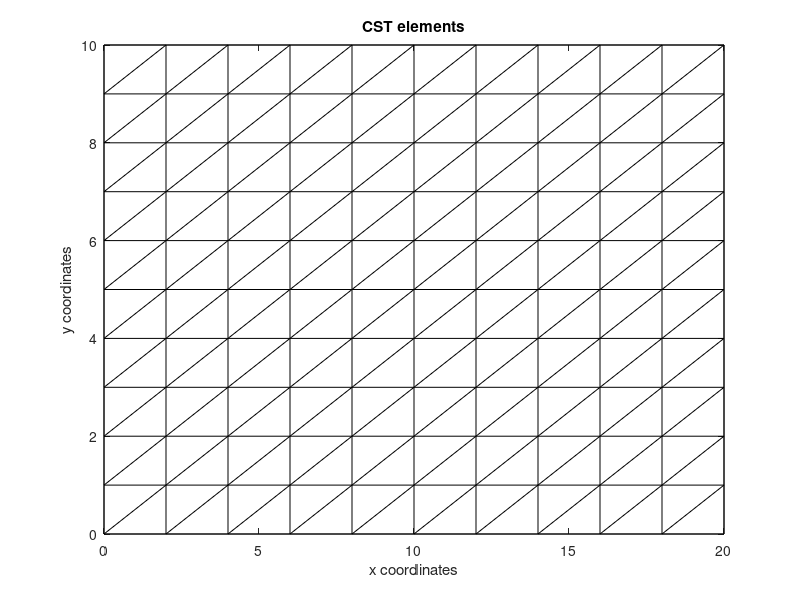

This chart was generated by the following MATLAB code: (Note: this script raises an error after producing the figure.)
% ---
% jupyter:
%   jupytext:
%     formats: ipynb,m:percent
%     text_representation:
%       extension: .m
%       format_name: percent
%       format_version: '1.3'
%       jupytext_version: 1.17.2
%   kernelspec:
%     display_name: Matlab
%     language: matlab
%     name: matlab
% ---

% %% [markdown]
% # A Finite Element Solution for a plate with MATLAB code asumming plane stress. 

% %% [markdown]
% The problem is show in the figure 6-16. 

% %% [markdown]
% ![Figure 1](figure1.JPG)

% %% [markdown]
% This problem comes from the chapter 6.5 of the book: *A firts Course in the Finite Element Method* written by Daryl L. Logan. In this 
% chapter a solution is make by subdivided the plate in two CST. The purpose of this project is to make a code that can performed more divisions. 

% %% [markdown]
% ## Input Variables

% %% [markdown]
% Here you can change the variables. 

% %%
% Geometry definition 

%The mesh is divided in n_x*n_y squares, n_x division in the x direction and n_y divisions in the y direction. 
%At each rectangle the CST is generated joining the lower-left node with the upper-right node of the rectangle. 

t = 1; % in
E = 30*10^6; %psi
v = 0.3; 
n_x = 10; 
n_y = 10;
%For each element there are additional divisions to calculate the internal stresses and strains
n_element_x = 5; 
n_element_y = 5;
x0 = 0;
y0 = 0;
x1 = 20;
y1 = 10; 
%Surface Forces
p = 1000; %Asumming that positive values are for traction and negative values for comprension 
%At the end of the code is observed a graphic of deformation of the nodes, with the following variable you can change the displacement scale in order 
% to see the difference between the original nodes and the displaced nodes more clearly. 
displacement_scale = 1000;


% %% [markdown]
% ## Important notes of the FEM with CST elements

% %% [markdown]
% - When a large number of CST elements is considered, the model becomes stiffer than it should be. At the following section, the displacement in $x$ and the strain in $x$ as a single element model are shown. It can be observed that for large $n$ values such as 20 or 25 CST elements, the displacement in $x$ and the strain in $x$ are lower than the solution with the single-element model.
% - It is recommended to use 10 divisions in x and y to have an accurate solution.

% %% [markdown]
% ## Solution as approximation of one element 

% %% [markdown]
% If one element is used, the displacement is going to be:
% $$
% \delta = \frac{P L}{E A}
% $$
% This result can be used to compare the values of the CST method with one element method. This value is situable for displacements in $x$ ($U_{xy}$) in the graphics. 

% %%
A = (y1-y0)*t;
L = (x1-x0);
displacement_x_one_element = p*A*L/(E*A);
displacement_x_one_element

% %% [markdown]
% The strain is equal to: 
% $$
% \epsilon = \frac{\delta}{L}
% $$
% This value is situable for strain in x ($\epsilon_{x}$) in the graphics.  

% %%
strain_x_one_element = displacement_x_one_element/L; 
strain_x_one_element

% %% [markdown]
% ## Solution as approximation of FEM with CST elements 

% %% [markdown]
% The following approach to solve the problem is with Constant Strain Triangles (CST). Plane stress were assumed so the stresses in the z direction are cero.
%
% The following image shows the CST mesh for this assembly.

% %%
%This code is to divided the plate in x and y. It must be performed once and it is valid for all the code. 
x = linspace(x0,x1,n_x+1); 
y = linspace(y0,y1,n_y+1); 
%-------------------------------------------------%
if (n_x<=25) || (n_y<=25)
    [X_gr, Y_gr] = meshgrid(x,y);
    % Horizontal lines 
    for i = 1:size(X_gr,1)
        plot(X_gr(i,:),Y_gr(i,:),'k');
        hold on
    end
    % Vertical lines 
    for j = 1:size(X_gr,2)
        plot(X_gr(:,j),Y_gr(:,j),'k');
        hold on
    end
    % Diagonal lines 
    for i = 1:(size(X_gr,1)-1)
        for j = 1:(size(X_gr,2)-1)
            x0 = X_gr(i,j);
            x1 = X_gr(i+1,j+1);
            y0 = Y_gr(i,j);
            y1 = Y_gr(i+1,j+1);
            x_point = [x0,x1];
            y_point = [y0,y1];
            plot(x_point, y_point, 'k');
            hold on
        end
    end
    title('CST elements');
    xlabel('x coordinates');
    ylabel('y coordinates');
    ax = gca;
    ax.TickLength = [0 0];
else
    disp('The image of CST elements can be shown only if n_x <= 25 and n_y <= 25.');
    disp('n_x are number of divisions in x and n_y are number or divisions in y.');
end

% %% [markdown]
% ## Formulation, Assembly and Solution

% %%
%Numeration of nodes
%This function enumerate the nodes from left to right starting in the coordinate (1,1)
node_numeration = @(i,j) (j-1)*(n_x+1)+i; 

%Global matrix
n_nodes = (n_x+1)*(n_y+1); 
ndfo = 2*n_nodes; 
K = sparse(ndfo,ndfo);

%Vector of global displacements 
D = NaN(ndfo,1);
%Vector of global Forces; 
Q = NaN(ndfo,1);

%Surface force 
%The surface force is divided in each element so the force in each element is (p*L*t), then it is transmitted 
%to the nodes with the value (pLt/2) to each node. 

%Value of L
%Because of the problem L es divided in the y direction 
L = (y1-y0)/n_y;
%Node force 
node_force = p*L*t/2;

%Application of the boundary conditions and assembly of the global matrices Q, D and K. 

for i = 1:n_x
    for j = 1:n_y
    
        %Application of the boundary conditions 
        %--------------------------------------------------------------------------------%
        %Displacements are cero in the nodes (1,1) to (1,j+1) - left part of the body. 
        if i == 1
            n0 = node_numeration(i,j);
            dfo0 = [2*n0-1,2*n0];
            d = [0;0];
            D(dfo0) = d;
            %Additionally:
            if j == n_y
               %node (1,j+1) 
               n1 = node_numeration(i,j+1);
               dfo1 = [2*n1-1,2*n1]; 
               D(dfo1) = d;
            end
        end 
        
        %Forces in the right side of the plate 
        %Calculation of surface forces (from nodes (i+1,1) to (i+1,j+1)) and assembly to the vector of global Forces 
        if i == n_x
            n0 = node_numeration(i+1,j);
            dfo0 = [2*n0-1,2*n0];
            q = [node_force;0];
            
            if j == 1
                Q(dfo0) = q;  
            else 
                Q(dfo0) = 2*q;
            end
            
            %Additionally:  
            if j == n_y
                %node (i+1,j+1)
                n1 = node_numeration(i+1,j+1);
                dfo1 = [2*n1-1,2*n1]; 
                Q(dfo1) = q;
            end    
        end
        
        %Forces are cero from the nodes (2,1) to (i,j). 
        %Cero forces
        if (i>1)&&(i<=n_x)
            n0 = node_numeration(i,j);
            df0 = [2*n0-1,2*n0];
            q = [0;0];
            Q(df0) = q;
        end
        
        %Additionally
        if (i>1)&&(j == n_y)
            n0 = node_numeration(i,j+1);
            df0 = [2*n0-1,2*n0];
            q = [0;0];
            Q(df0) = q;
        end
        
        %The values that appear with NaN in the matrices Q and D are incognites, the values that are already known were replaced in the code above. 
        
        %Calculation of local stiffness matrix and assembly to global stiffness matrix 
        %--------------------------------------------------------------------------------%
        
        %The local stiffness matrix was coded in the file: "local_stiffness_matrix.m"
        
        %Local nodes transformed to global nodes numeration 
        n1 = node_numeration(i,j);
        n2 = node_numeration(i+1,j);
        n3 = node_numeration(i+1,j+1);
        n4 = node_numeration(i,j+1); 
        
        %Nodes coordinates
        x1 = x(i); y1 = y(j);
        x2 = x(i+1); y2 = y(j);
        x3 = x(i+1); y3 = y(j+1);
        x4 = x(i); y4 = y(j+1);
        
        %Triangle1: n1(x1,y1), n3(x3,y3), n4(x4,y4) 
        k1 = local_stiffness_matrix(x1,y1,x3,y3,x4,y4,E,v,t);
        
        %Degrees of freedom numeration 
        dfo1 = [2*n1-1,2*n1,2*n3-1,2*n3,2*n4-1,2*n4];
        
        %Assembly
        K(dfo1,dfo1) = K(dfo1,dfo1) + k1;

        %Triangle2: n1(x1,y1), n2(x2,y2), n3(x3,y3) 
        k2 = local_stiffness_matrix(x1,y1,x2,y2,x3,y3,E,v,t);
        
        %Degrees of freedom numeration 
        dfo2 = [2*n1-1,2*n1,2*n2-1,2*n2,2*n3-1,2*n3];
        
        %Assembly
        K(dfo2,dfo2) = K(dfo2,dfo2) + k2;
    end
end

%Solution of the equation Q = K*D
%--------------------------------------------------------------------------------%

%The matrices are subdivided
%u is used for unknown and k for known 
D_k_positions = find(~isnan(D)); %The displacements that are imposed
D_u_positions = find(isnan(D)); %The displacements that are not known

K_uu = K(D_u_positions,D_u_positions);
K_uk = K(D_u_positions,D_k_positions);
K_kk = K(D_k_positions,D_k_positions);
K_ku = K(D_k_positions,D_u_positions);

D_u = D(D_u_positions);
D_k = D(D_k_positions);
Q_k = Q(D_u_positions);%Values of Q in the dfo where the displacements are not known 

D_u = K_uu\(Q_k-K_uk*D_k);
Q_u = K_kk*D_k+K_ku*D_u;

D(D_u_positions) = D_u;
Q(D_k_positions) = Q_u;

% %% [markdown]
% ## Graphics 

% %%
%In this code is calculate the displacements, strains and stresses inside each element
%--------------------------------------------------------------------------------%

%Global matrices 
U_x_y = zeros(n_y*n_element_y + 1, n_x*n_element_x + 1);
V_x_y = zeros(n_y*n_element_y + 1, n_x*n_element_x + 1);
strain_x = zeros(n_y*n_element_y + 1,n_x*n_element_x + 1);
strain_y = zeros(n_y*n_element_y + 1,n_x*n_element_x + 1);
strain_shear = zeros(n_y*n_element_y + 1,n_x*n_element_x + 1);
stress_x = zeros(n_y*n_element_y + 1,n_x*n_element_x + 1);
stress_y = zeros(n_y*n_element_y + 1,n_x*n_element_x + 1);
tau_x_y = zeros(n_y*n_element_y + 1,n_x*n_element_x + 1); 
%It is calculated only once: 
C = constitutive_matrix(E,v);

for i = 1:(n_x)
    for j = 1:(n_y)
        %The rectangle (i,j,i+1,j+1) is divided into two triangles
        %counterclockwise the area is positive
        %Node numeration in the small rectangle 
        node_0 = node_numeration(i,j);
        node_1 = node_numeration(i+1,j);
        node_2 = node_numeration(i,j+1);
        node_3 = node_numeration(i+1,j+1);
        
        %First triangle
        x0 = [x(i),x(i+1),x(i+1)];
        y0 = [y(j),y(j),y(j+1)];
        u0 = [D(2*node_0-1),D(2*node_1-1),D(2*node_3-1)];
        v0 = [D(2*node_0),D(2*node_1),D(2*node_3)];
        d0 = [u0(1);v0(1);u0(2);v0(2);u0(3);v0(3)];
        
        %Second triangle
        x1 = [x(i),x(i+1),x(i)];
        y1 = [y(j),y(j+1),y(j+1)];
        u1 = [D(2*node_0-1),D(2*node_3-1),D(2*node_2-1)];
        v1 = [D(2*node_0),D(2*node_3),D(2*node_2)];
        d1= [u1(1);v1(1);u1(2);v1(2);u1(3);v1(3)];
        
        %The limits for the rectangle
        xmin = min([x0,x1]);
        ymin = min([y0,y1]);
        xmax = max([x0,x1]);
        ymax = max([y0,y1]);
        local_x = linspace(xmin,xmax,n_element_x+1);
        local_y = linspace(ymin,ymax,n_element_y+1);
        
        %Local matrices
        %local displacements
        u_local = zeros(length(local_y),length(local_x));
        v_local = zeros(length(local_y),length(local_x));
        %local strains
        strain_x_local = zeros(length(local_y),length(local_x));
        strain_y_local = zeros(length(local_y),length(local_x));
        strain_shear_local = zeros(length(local_y),length(local_x));
        %local stresses
        stress_x_local = zeros(length(local_y),length(local_x));
        stress_y_local = zeros(length(local_y),length(local_x));
        tau_x_y_local = zeros(length(local_y),length(local_x));
        
        %First triangle
        B0 = strain_displacement_matrix(x0(1),y0(1),x0(2),y0(2),x0(3),y0(3));
        eps0 = B0*d0;
        sig0 = C*eps0;
        
        for k = 1:(n_element_y+1)   
            for m = 1:(n_element_x+1)
                %Verification that the point is inside the triangle
                lambda1 = barycentric_lambda(x0(1), y0(1), x0(2), y0(2), x0(3), y0(3), local_x(m), local_y(k));
                lambda2 = barycentric_lambda(x0(2), y0(2), x0(3), y0(3), x0(1), y0(1), local_x(m), local_y(k));
                lambda3 = barycentric_lambda(x0(3), y0(3), x0(1), y0(1), x0(2), y0(2), local_x(m), local_y(k));
                if (lambda1<0) || (lambda2<0) || (lambda3<0)
                    continue; 
                end
                
                %to calculate the local displacements inside the triangle. The shape functions had been used. 
                u_local(k,m) = u_x_y(u0(1),u0(2),u0(3),x0(1),y0(1),x0(2),y0(2),x0(3),y0(3),local_x(m), local_y(k));
                v_local(k,m) = u_x_y(v0(1),v0(2),v0(3),x0(1),y0(1),x0(2),y0(2),x0(3),y0(3),local_x(m), local_y(k));
                
                % to calculate the strains 
                strain_x_local(k,m) = eps0(1);
                strain_y_local(k,m) = eps0(2);
                strain_shear_local(k,m) = eps0(3);
                
                %to calculate the stresses
                stress_x_local(k,m) = sig0(1);
                stress_y_local(k,m) = sig0(2);
                tau_x_y_local(k,m) = sig0(3);
            end
        end
        
        %Second triangle
        B1 = strain_displacement_matrix(x1(1),y1(1),x1(2),y1(2),x1(3),y1(3));
        eps1 = B1*d1;
        sig1 = C*eps1;
        
        for k = 1:(n_element_y+1)     
            for m = 1:(n_element_x+1)
                %Verification that the point is inside the triangle
                lambda1 = barycentric_lambda(x1(1), y1(1), x1(2), y1(2), x1(3), y1(3), local_x(m), local_y(k));
                lambda2 = barycentric_lambda(x1(2), y1(2), x1(3), y1(3), x1(1), y1(1), local_x(m), local_y(k));
                lambda3 = barycentric_lambda(x1(3), y1(3), x1(1), y1(1), x1(2), y1(2), local_x(m), local_y(k));
                if (lambda1<0) || (lambda2<0) || (lambda3<0)
                    continue; 
                end
                
                %to calculate the local displacements inside the triangle. The shape functions had been used. 
                u_local(k,m) = u_x_y(u1(1),u1(2),u1(3),x1(1),y1(1),x1(2),y1(2),x1(3),y1(3),local_x(m), local_y(k));
                v_local(k,m) = u_x_y(v1(1),v1(2),v1(3),x1(1),y1(1),x1(2),y1(2),x1(3),y1(3),local_x(m), local_y(k));

                % to calculate the strains 
                strain_x_local(k,m) = eps1(1);
                strain_y_local(k,m) = eps1(2);
                strain_shear_local(k,m) = eps1(3);
                
                %to calculate the stresses
                stress_x_local(k,m) = sig1(1);
                stress_y_local(k,m) = sig1(2);
                tau_x_y_local(k,m) = sig1(3);
            end
        end
        
        %Assembly
        row_start = (j-1)*n_element_y + 1;
        row_end = j*n_element_y + 1;
        col_start = (i-1)*n_element_x + 1;
        col_end = i*n_element_x + 1;
        
        U_x_y(row_start:row_end, col_start:col_end) = u_local;
        V_x_y(row_start:row_end, col_start:col_end) = v_local;
        strain_x(row_start:row_end, col_start:col_end) = strain_x_local;
        strain_y(row_start:row_end, col_start:col_end) = strain_y_local;
        strain_shear(row_start:row_end, col_start:col_end) = strain_shear_local;
        stress_x(row_start:row_end, col_start:col_end) = stress_x_local;
        stress_y(row_start:row_end, col_start:col_end) = stress_y_local;
        tau_x_y(row_start:row_end, col_start:col_end) = tau_x_y_local;
    end
end

%Figures plot

x_plot = linspace(min(x),max(x),n_x*n_element_x+1);
y_plot = linspace(min(y),max(y),n_y*n_element_y+1);
[X,Y] = meshgrid(x_plot, y_plot);



% %%
%Importan annotation: When it is used pcolor to graph the values of the matrices U_x_y, V_x_y, etc., the values at the final row
%and final column are lost because the color is taken from the left lower side of the grid. 
%--------------------------------------------------------------------------------%
figure;
pcolor(X, Y, U_x_y);
axis equal tight;
shading flat; 
colorbar;
title('U_x_y Distribution');
xlabel('X coordinate');
ylabel('Y coordinate');

% %%
%Graphic V_x_y
figure;
pcolor(X, Y, V_x_y);
axis equal tight;
shading flat;
colorbar;
title('V_x_y Distribution');
xlabel('X coordinate');
ylabel('Y coordinate');

% %%
%Graphic strain_x
figure;
pcolor(X, Y, strain_x);
axis equal tight;
shading flat;
colorbar;
title('strain_x');
xlabel('X coordinate');
ylabel('Y coordinate');

% %%
%Graphic strain_y
figure;
pcolor(X, Y, strain_y);
axis equal tight;
shading flat;
colorbar;
title('strain_y');
xlabel('X coordinate');
ylabel('Y coordinate');

% %%
%Graphic shear_strain
figure;
pcolor(X, Y, strain_shear);
axis equal tight;
shading flat;
colorbar;
title('shear strain');
xlabel('X coordinate');
ylabel('Y coordinate');

% %%
%Graphic stress_x
figure;
pcolor(X, Y, stress_x);
axis equal tight;
shading flat;
colorbar;
title('stress_x');
xlabel('X coordinate');
ylabel('Y coordinate');

% %%
%Graphic stress_y
figure;
pcolor(X, Y, stress_y);
axis equal tight;
shading flat;
colorbar;
title('stress_y');
xlabel('X coordinate');
ylabel('Y coordinate');


% %%
%Graphic shear stress
figure;
pcolor(X, Y, tau_x_y);
axis equal tight;
shading flat;
colorbar;
title('shear stress');
xlabel('X coordinate');
ylabel('Y coordinate');

% %% [markdown]
% # Deformation of the plate 

% %%
%Here the deformation of the plate is observed through the displacement of the nodes. 
%Original Coordinates
[X_grid,Y_grid] = meshgrid(x,y);
X_grid_tra = X_grid';
Y_grid_tra = Y_grid';
x_points = X_grid_tra(:);
y_points = Y_grid_tra(:);
%Displacements of u for x with corresponds to the odd dfos and v for y with even dfos. 
u = D(1:2:end);
v = D(2:2:end);

%Displacements in x and y 
x_displaced = x_points +u*displacement_scale;
y_displaced = y_points +v*displacement_scale;

%Figures 
figure;
hold on; 
% original nodal points and displaced nodal points 
plot(X_grid(:), Y_grid(:), 'bo', 'MarkerFaceColor', 'b');
plot(x_displaced, y_displaced, 'ro', 'MarkerFaceColor', 'r');
hold off; 

%Titles, axes titles, legends and texts

h = title('Original Nodes vs Deformed Nodes', 'Units', 'Normalized');
set(h, 'Position', [0.5, 1.05, 0]);

xlabel('X coordinates','FontSize', 12);
ylabel('Y coordinates','FontSize', 12);
legend('Original nodes','Deformed nodes');
y_text_position = min(y_points) - (max(y_points) - min(y_points)) * 0.1; 
text(min(x_points+1), y_text_position, sprintf('Displacement Scale: %d', displacement_scale), 'FontSize', 10, 'Interpreter', 'none');

% %% [markdown]
% ## Matlab version 

% %%
version
